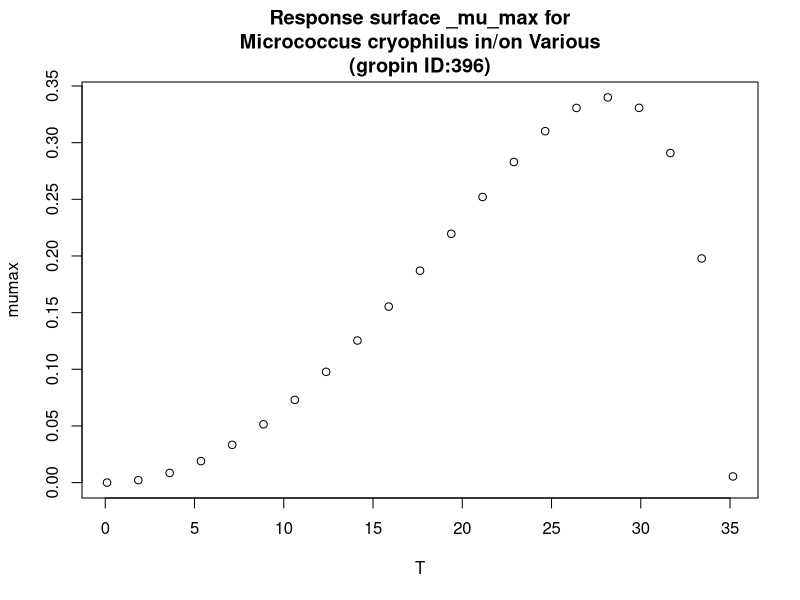

Source code (R):
#############################
# start of Parameter script
#############################
T <- seq(0.1001,35.1648351648352,length.out=21)
#############################
# end of Parameter script
#############################
############################# 
# start of Model script Gropin ID 396 
#############################
 
# constant coefficients for this model
 
variables <- data.frame(T)
argumentsPar <- unique.data.frame(expand.grid(variables))
 
# heart of the model
response_surface <- function(T) {
   mumax <-(3.4*(10^-1)*(T-35.2)*((T-0.1)^2))/((28.3-0.1)*((28.3-0.1)*(T-28.3)-(28.3-35.2)*(28.3+0.1-2*T)))

	return(mumax=mumax)
} 

# output parameters
responseSurface <- cbind(argumentsPar,response_surface(argumentsPar['T']))
colnames(responseSurface) <- c(colnames(argumentsPar),'mumax')
#############################
# End of Model script
#############################
############################# 
# start of Visualisation script Gropin ID 396 
#############################
titleText <-'Response surface _mu_max for
Micrococcus cryophilus in/on Various
(gropin ID:396)'
plot(T,responseSurface$'mumax',xlab='T',
                          ylab='mumax',main=titleText)
#############################
# End of Visualisation script
#############################
